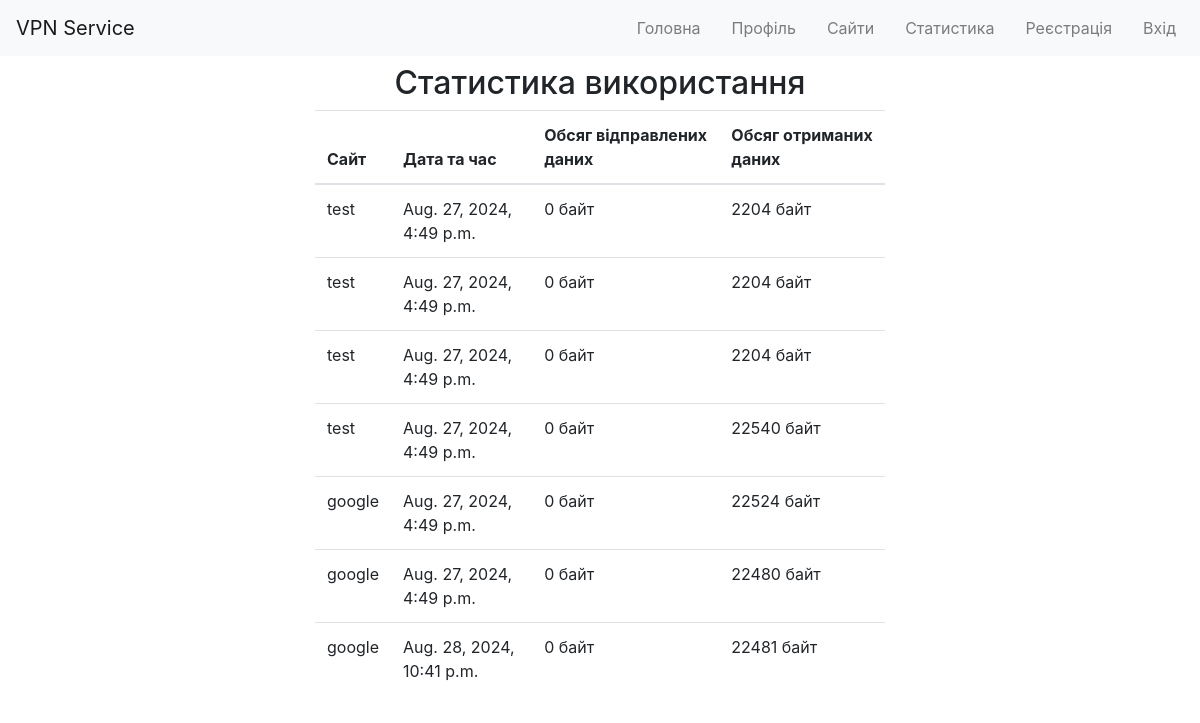
Screenshot of /statistics/ (signed in) with the database file from the repository.
### vpn/models.py (models this page shows, shortened)
class SiteVisit(models.Model):
    user = models.ForeignKey(User, on_delete=models.CASCADE)
    site = models.ForeignKey(UserSite, on_delete=models.CASCADE)
    timestamp = models.DateTimeField(auto_now_add=True)
    data_sent = models.PositiveIntegerField(default=0)
    data_received = models.PositiveIntegerField(default=0)

class UserSite(models.Model):
    user = models.ForeignKey(User, on_delete=models.CASCADE)
    name = models.CharField(max_length=100)
    url = models.URLField()

### vpn/views.py (the view)
# urls.py: path('statistics/', views.statistics, name='statistics'),
@login_required
def statistics(request):
    visits = SiteVisit.objects.filter(user=request.user)
    return render(request, 'vpn/statistics.html', {'visits': visits})

### vpn/templates/vpn/statistics.html
{% extends "vpn/base.html" %}
{% block content %}
    <h2 class="text-center">Статистика використання</h2>
    <table class="table">
        <thead>
        <tr>
            <th>Сайт</th>
            <th>Дата та час</th>
            <th>Обсяг відправлених даних</th>
            <th>Обсяг отриманих даних</th>
        </tr>
        </thead>
        <tbody>
        {% for visit in visits %}
            <tr>
                <td>{{ visit.site.name }}</td>
                <td>{{ visit.timestamp }}</td>
                <td>{{ visit.data_sent }} байт</td>
                <td>{{ visit.data_received }} байт</td>
            </tr>
            {% empty %}
            <tr>
                <td colspan="4">Немає даних для відображення.</td>
            </tr>
        {% endfor %}
        </tbody>
    </table>
{% endblock %}

### vpn/templates/vpn/base.html (shortened to what this page needs)
<!DOCTYPE html>
<html>
<head>
    <link rel="stylesheet" href="https://maxcdn.bootstrapcdn.com/bootstrap/4.0.0/css/bootstrap.min.css">
</head>
<body>
    <nav class="navbar navbar-expand-lg navbar-light bg-light fixed-top">
        <a class="navbar-brand" href="#">VPN Service</a>
        <div class="collapse navbar-collapse">
            <ul class="navbar-nav ml-auto">
			   <li class="nav-item">
                <a class="nav-link" href="{% url 'home' %}">Головна</a>
            </li>
			    <li class="nav-item">
                <a class="nav-link" href="{% url 'profile' %}">Профіль</a>
            </li>
                <li class="nav-item">
                    <a class="nav-link" href="{% url 'sites' %}">Сайти</a>
                </li>
                <li class="nav-item">
                    <a class="nav-link" href="{% url 'statistics' %}">Статистика</a>
                </li>
                <li class="nav-item">
                    <a class="nav-link" href="{% url 'register' %}">Реєстрація</a>
                </li>
                <li class="nav-item">
                    <a class="nav-link" href="{% url 'login' %}">Вхід</a>
                </li>
            </ul>
        </div>
    </nav>
    <div class="container">
        {% block content %}
        {% endblock %}
    </div>
</body>
</html>

### vpn/templates/vpn/base.html (style rules this page uses)
body { padding-top: 4rem; }
.container { max-width: 600px; margin: auto; }
.navbar-nav .nav-item + .nav-item { margin-left: 15px; }

### rows the page displays
SiteVisit: site.name "test", timestamp "Aug. 27, 2024, 4:49 p.m.", data_sent "0", data_received "2204"
SiteVisit: site.name "test", timestamp "Aug. 27, 2024, 4:49 p.m.", data_sent "0", data_received "2204"
SiteVisit: site.name "test", timestamp "Aug. 27, 2024, 4:49 p.m.", data_sent "0", data_received "2204"
SiteVisit: site.name "test", timestamp "Aug. 27, 2024, 4:49 p.m.", data_sent "0", data_received "22540"
SiteVisit: site.name "google", timestamp "Aug. 27, 2024, 4:49 p.m.", data_sent "0", data_received "22524"
SiteVisit: site.name "google", timestamp "Aug. 27, 2024, 4:49 p.m.", data_sent "0", data_received "22480"
SiteVisit: site.name "google", timestamp "Aug. 28, 2024, 10:41 p.m.", data_sent "0", data_received "22481"
